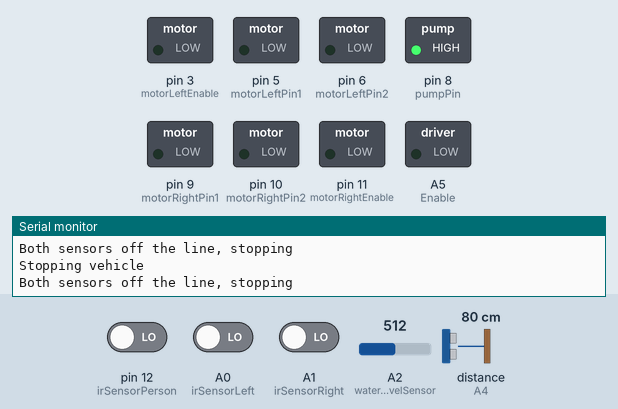
Recording of a sketch running on a simulated Arduino Uno, built with avr-gcc and run on an emulated ATmega328P. On the bench: switched loads named in the sketch (green lamp = pin HIGH), the last lines printed to the serial monitor. The inputs (shaded band) are chosen by the test bench; at power-on: A0 (irSensorLeft) LOW, A1 (irSensorRight) LOW, pin 12 (irSensorPerson) LOW, distance to the obstacle (sensor on A4) 80 cm, A2 (waterLevelSensor) = 512. The echo pulse lasts 58.3 µs per cm; pins used as bus, display or sensor lines are not drawn.

Above: at 1.2 s.
1.3 s: A0 (irSensorLeft) driven HIGH
At 1.7 s:
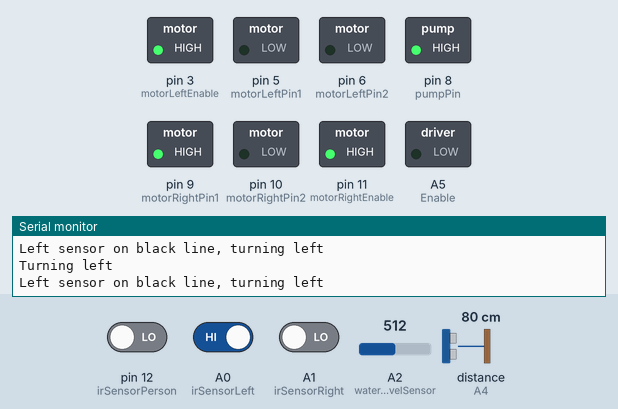
2.8 s: A1 (irSensorRight) driven HIGH
At 3.8 s:
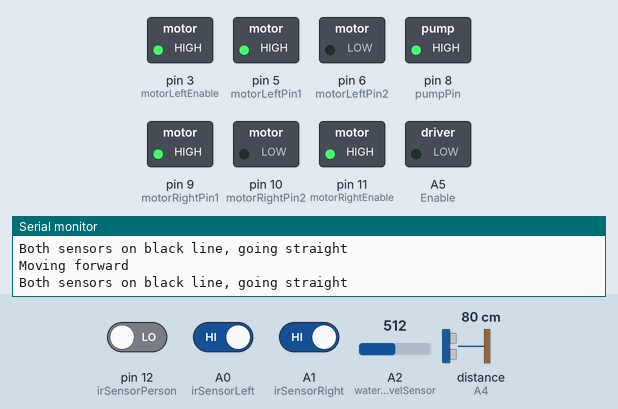
4.3 s: pin 12 (irSensorPerson) driven HIGH
At 5.1 s:
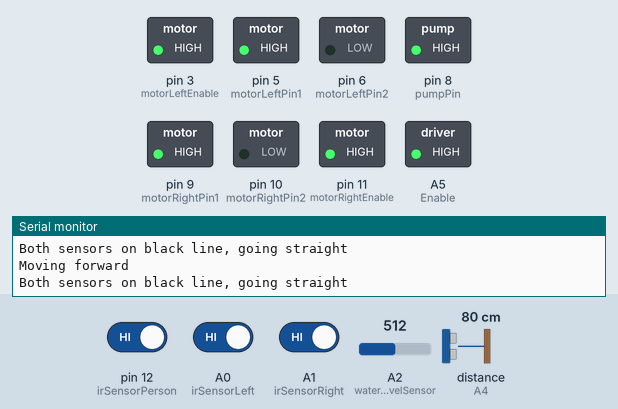
5.8 s: A0 (irSensorLeft) driven LOW
At 7.0 s:
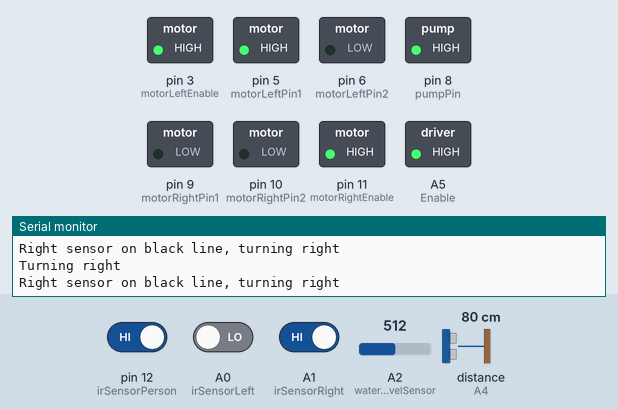
7.3 s: distance to the obstacle (sensor on A4) set to 14 cm
10.3 s: distance to the obstacle (sensor on A4) set to 11 cm
At 12.3 s:
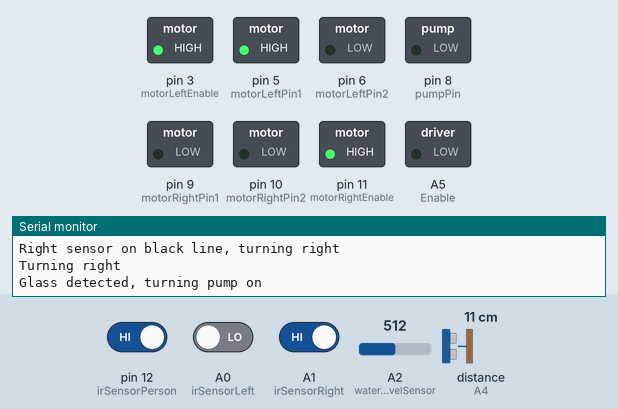
Timing chart, 0 to 13.8 s (numbered marks = the images above; inputs shaded):
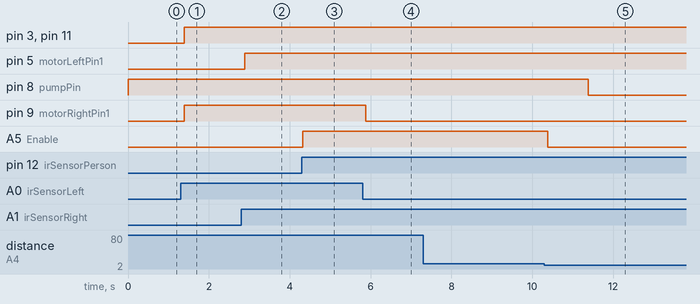

The sketch:

Smart_water_serving_robot.ino
```cpp
// Define pins for digital IR sensors
const int irSensorLeft = A0;
const int irSensorRight = A1;
const int irSensorPerson = 12;
const int Enable = A5;


// Define pins for motor driver
const int motorLeftPin1 = 5;
const int motorLeftPin2 = 6;
const int motorRightPin1 = 9;
const int motorRightPin2 = 10;
const int motorLeftEnable = 3;
const int motorRightEnable = 11;

// Define pins for ultrasonic sensor
const int ultrasonicTrig = A3;
const int ultrasonicEcho = A4;

// Define pin for water level sensor
const int waterLevelSensor = A2;

// Define pin for pump
const int pumpPin = 8;

// Define variables for ultrasonic sensor
long duration;
int distance;

// Define variables for water level sensor
const int waterLevelThreshold = 1500; // Adjust this value based on your sensor readings

void setup() {
  // Initialize serial communication for debugging
  Serial.begin(9600);

  // Set up pins for digital IR sensors as inputs
  pinMode(irSensorLeft, INPUT);
  pinMode(irSensorRight, INPUT);
  pinMode(irSensorPerson, INPUT);

  // Set up pins for motor driver as outputs
  pinMode(motorLeftPin1, OUTPUT);
  pinMode(motorLeftPin2, OUTPUT);
  pinMode(motorRightPin1, OUTPUT);
  pinMode(motorRightPin2, OUTPUT);
  pinMode(motorLeftEnable, OUTPUT);
  pinMode(motorRightEnable, OUTPUT);
  pinMode(Enable, OUTPUT);

  // Set up pins for ultrasonic sensor as outputs and inputs
  pinMode(ultrasonicTrig, OUTPUT);
  pinMode(ultrasonicEcho, INPUT);

  // Set up pin for water level sensor as input
  pinMode(waterLevelSensor, INPUT);

  // Set up pin for pump as output
  pinMode(pumpPin, OUTPUT);
   // Turn off pump
      digitalWrite(pumpPin, HIGH);
  delay(30);
}

void loop() {
  // Read values from digital IR sensors
  int irLeftValue = digitalRead(irSensorLeft);
  int irRightValue = digitalRead(irSensorRight);
  int irPersonValue = digitalRead(irSensorPerson);

  // Read value from water level sensor
  int waterLevelValue = analogRead(waterLevelSensor);

  // Check if person is detected
  if (irPersonValue == HIGH) {
    //Serial.println("Person detected, stopping vehicle");
    // Stop the vehicle
    //stopVehicle();
    // Check for glass presence with ultrasonic sensor
    digitalWrite(ultrasonicTrig, LOW);
    delayMicroseconds(5);
    digitalWrite(ultrasonicTrig, HIGH);
    delayMicroseconds(5);
    digitalWrite(ultrasonicTrig, LOW);

    duration = pulseIn(ultrasonicEcho, HIGH);
    distance = duration * 0.034 / 2;
    // Serial.print("Distance to glass: ");
    // Serial.println(distance);

    if (distance < 12 && distance >9) { // Glass detected at 8 cm
      Serial.println("Glass detected, turning pump on");
      //stopVehicle();
      digitalWrite(Enable, LOW);
      delay(1000);
      // Turn on pump
      digitalWrite(pumpPin, LOW);
      // Wait for the water level to reach threshold
      // if (analogRead(waterLevelSensor) < waterLevelThreshold) {
      //   digitalWrite(pumpPin, HIGH);
      //   // Keep pump on
      //   //stopVehicle();
      // }
      Serial.println("Water level reached, turning pump off");

    }
     else if (distance < 9  ) { // Glass detected at 9 cm
      Serial.println("Glass detected, turning pump off");
      //stopVehicle();
      digitalWrite(Enable, LOW);
      // delay(1000);
      // Turn on pump
      digitalWrite(pumpPin, HIGH);
      // Wait for the water level to reach threshold
      // if (analogRead(waterLevelSensor) < waterLevelThreshold) {
      //   digitalWrite(pumpPin, HIGH);
      //   // Keep pump on
      //   //stopVehicle();
      // }
      Serial.println("Water level reached, turning pump off");

    }
    else{
    // Turn off pump
      digitalWrite(pumpPin, HIGH);
      digitalWrite(Enable, HIGH);
    }
  }

    // Move the vehicle based on line tracking
    if (irLeftValue == HIGH && irRightValue == HIGH) {
      Serial.println("Both sensors on black line, going straight");
      // Both sensors on black line, go straight
      forward();
    } else if (irRightValue == HIGH) {
      Serial.println("Right sensor on black line, turning right");
      // Left sensor on black line, turn right
      turnRight();
    } else if (irLeftValue == HIGH) {
      Serial.println("Left sensor on black line, turning left");
      // Right sensor on black line, turn left
      turnLeft();
    } else if (irLeftValue == LOW && irRightValue == LOW){
      Serial.println("Both sensors off the line, stopping");
      // Both sensors off the line, stop
      stopVehicle();
    }

}

void forward() {
  Serial.println("Moving forward");
  digitalWrite(motorLeftPin1, HIGH);
  digitalWrite(motorLeftPin2, LOW);
  digitalWrite(motorRightPin1, HIGH);
  digitalWrite(motorRightPin2, LOW);
  digitalWrite(motorLeftEnable, HIGH);
  digitalWrite(motorRightEnable, HIGH);
}

void turnLeft() {
  Serial.println("Turning left");
  digitalWrite(motorLeftPin1, LOW);
  digitalWrite(motorLeftPin2, LOW);
  digitalWrite(motorRightPin1, HIGH);
  digitalWrite(motorRightPin2, LOW);
  digitalWrite(motorLeftEnable, HIGH);
  digitalWrite(motorRightEnable, HIGH);
}

void turnRight() {
  Serial.println("Turning right");
  digitalWrite(motorLeftPin1, HIGH);
  digitalWrite(motorLeftPin2, LOW);
  digitalWrite(motorRightPin1, LOW);
  digitalWrite(motorRightPin2, LOW);
  digitalWrite(motorLeftEnable, HIGH);
  digitalWrite(motorRightEnable, HIGH);
}

void stopVehicle() {
  Serial.println("Stopping vehicle");
  digitalWrite(motorLeftPin1, LOW);
  digitalWrite(motorLeftPin2, LOW);
  digitalWrite(motorRightPin1, LOW);
  digitalWrite(motorRightPin2, LOW);
  digitalWrite(motorLeftEnable, LOW);
  digitalWrite(motorRightEnable, LOW);
}
```

Measured:
- the behaviour switches between 13 and 12 cm on distance to the obstacle (sensor on A4) (found by bisection; images 4 and 5)
- after the input at 1.3 s, pin 3 (motorLeftEnable), pin 9 (motorRightPin1), pin 11 (motorRightEnable): LOW → HIGH after 0.09 s
- after the input at 2.8 s, pin 5 (motorLeftPin1): LOW → HIGH after 0.09 s
- after the input at 4.3 s, A5 (Enable): LOW → HIGH at once
- after the input at 5.8 s, pin 9 (motorRightPin1): HIGH → LOW after 0.08 s
- after the input at 10.3 s, pin 8 (pumpPin): HIGH → LOW after 1.1 s; A5 (Enable): HIGH → LOW after 0.08 s
